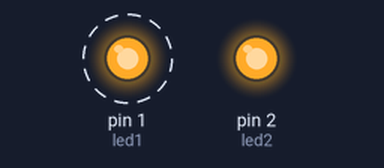
The sketch below on a simulated Arduino Uno, built with avr-gcc and run on an emulated ATmega328P. On the bench: output pins drawn as LEDs (lit = HIGH). Dashed ring = blinking.

Above: at 0.2 s.
At 2.3 s:
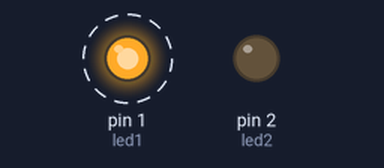
Timing chart, 0 to 3.7 s (numbered marks = the images above):
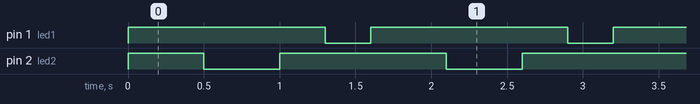

Measured:
- by itself, pin 1 (led1): alternates HIGH for 1.3 s and LOW for 0.30 s
- by itself, pin 2 (led2): repeats every 1.6 s: LOW 0.50 s, HIGH 1.1 s
- by itself, everything shown: repeats every 1.6 s, in 4 steps

The sketch:

Async_blink.ino
```cpp
const int led1 = 1;
const int led2 = 2;

void setup()
{
  // put your setup code here, to run once:
  pinMode(led1, OUTPUT);
  pinMode(led2, OUTPUT);
}

void loop()
{
  // put your main code here, to run repeatedly:
  digitalWrite(led1, HIGH);
  blink(led2);
  delay(300);
  digitalWrite(led1, LOW);
  delay(300);
  digitalWrite(led1, HIGH);
}

void blink(int led)
{
  digitalWrite(led2, HIGH);
  delay(500);
  digitalWrite(led2, LOW);
  delay(500);
  digitalWrite(led2, HIGH);
}
```
